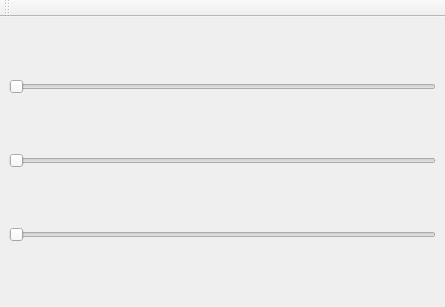
<?xml version="1.0" encoding="UTF-8"?>
<ui version="4.0">
 <class>MainWindow</class>
 <widget class="QMainWindow" name="MainWindow">
  <property name="geometry">
   <rect>
    <x>0</x>
    <y>0</y>
    <width>445</width>
    <height>307</height>
   </rect>
  </property>
  <property name="windowTitle">
   <string>MainWindow</string>
  </property>
  <widget class="QWidget" name="centralwidget">
   <layout class="QGridLayout" name="gridLayout">
    <item row="0" column="0">
     <layout class="QVBoxLayout" name="verticalLayout"/>
    </item>
    <item row="1" column="0">
     <widget class="QSlider" name="horizontalSlider">
      <property name="maximum">
       <number>359</number>
      </property>
      <property name="value">
       <number>0</number>
      </property>
      <property name="orientation">
       <enum>Qt::Horizontal</enum>
      </property>
     </widget>
    </item>
    <item row="2" column="0">
     <widget class="QSlider" name="horizontalSlider_2">
      <property name="maximum">
       <number>60</number>
      </property>
      <property name="value">
       <number>0</number>
      </property>
      <property name="orientation">
       <enum>Qt::Horizontal</enum>
      </property>
     </widget>
    </item>
    <item row="3" column="0">
     <widget class="QSlider" name="horizontalSlider_3">
      <property name="minimum">
       <number>180</number>
      </property>
      <property name="maximum">
       <number>360</number>
      </property>
      <property name="value">
       <number>180</number>
      </property>
      <property name="orientation">
       <enum>Qt::Horizontal</enum>
      </property>
     </widget>
    </item>
   </layout>
  </widget>
  <widget class="QToolBar" name="toolBar">
   <property name="windowTitle">
    <string>toolBar</string>
   </property>
   <attribute name="toolBarArea">
    <enum>TopToolBarArea</enum>
   </attribute>
   <attribute name="toolBarBreak">
    <bool>false</bool>
   </attribute>
  </widget>
  <widget class="QMenuBar" name="menuBar">
   <property name="geometry">
    <rect>
     <x>0</x>
     <y>0</y>
     <width>445</width>
     <height>21</height>
    </rect>
   </property>
  </widget>
 </widget>
 <resources/>
 <connections/>
</ui>
